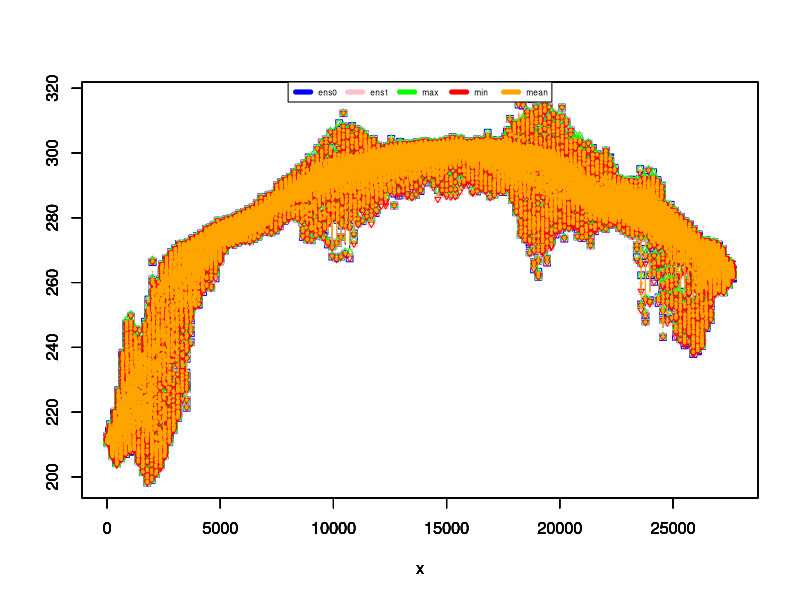
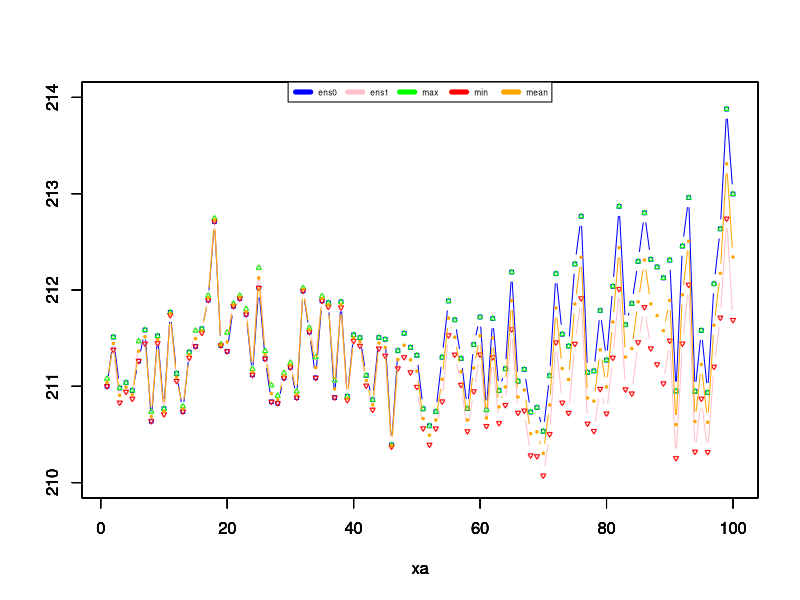
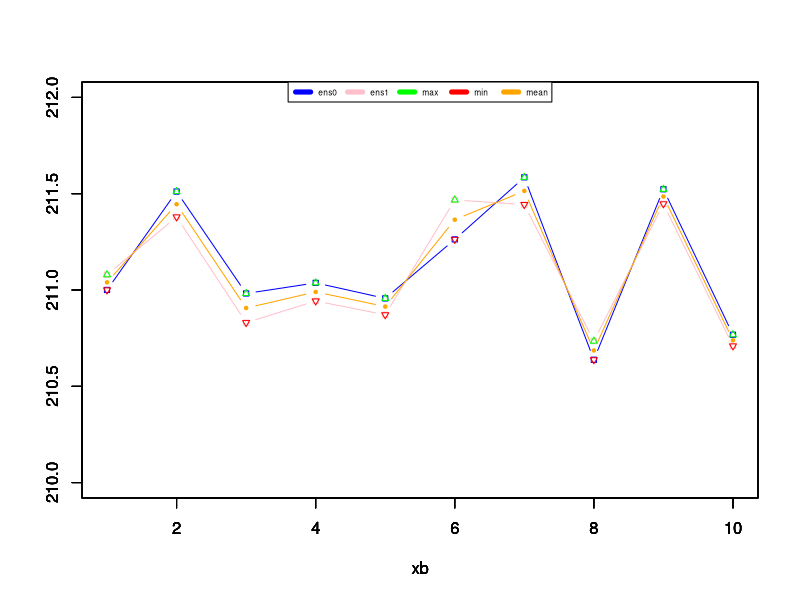
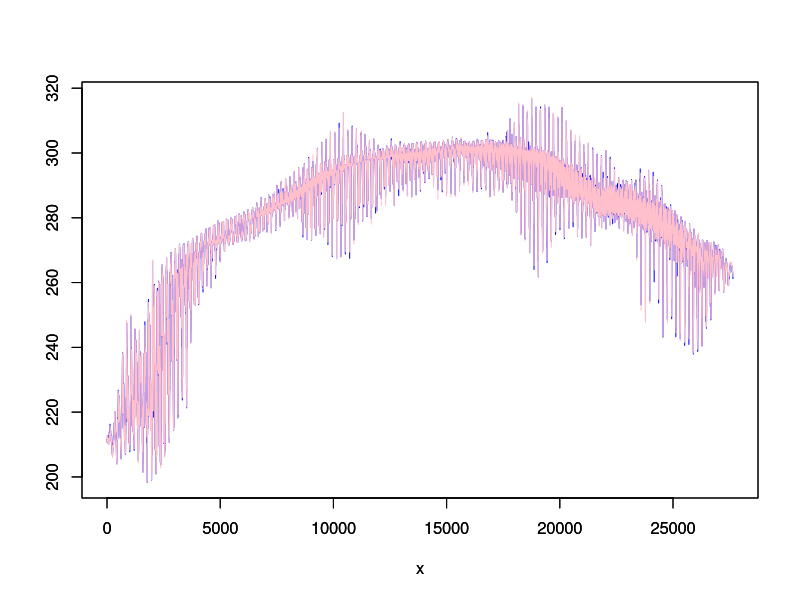
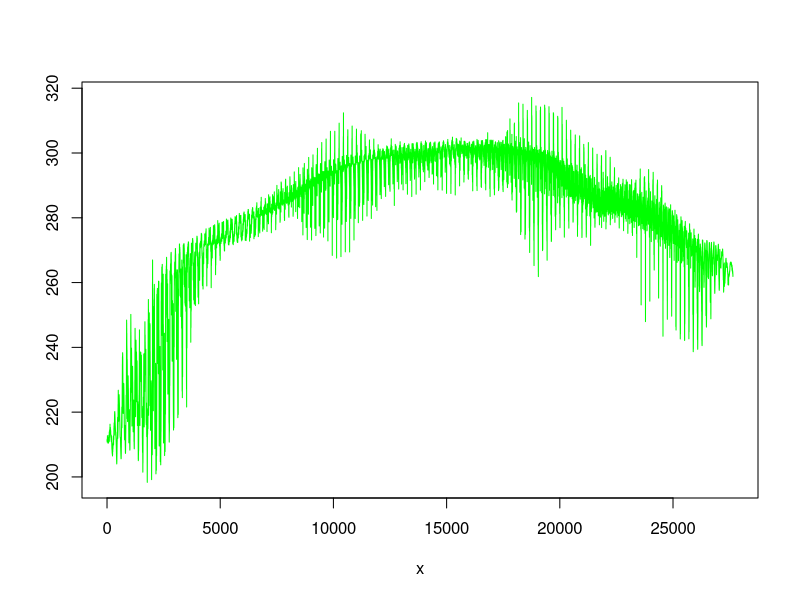
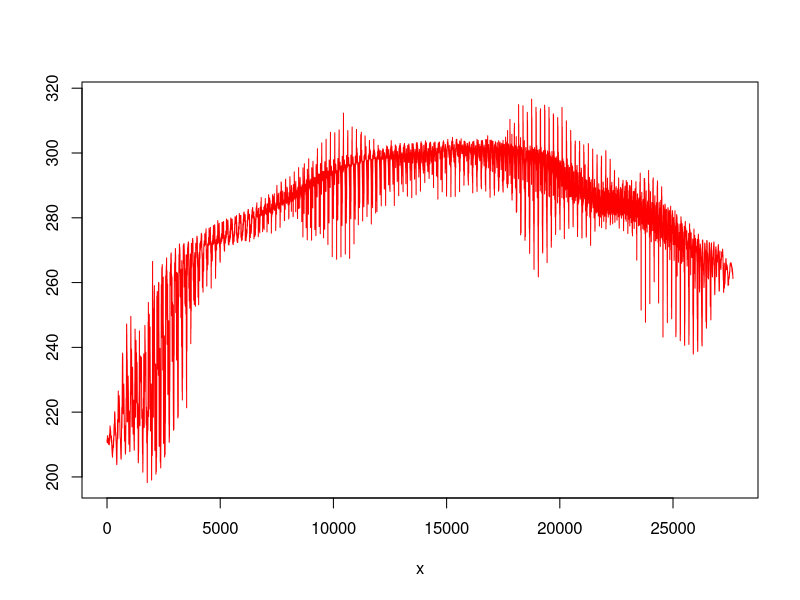
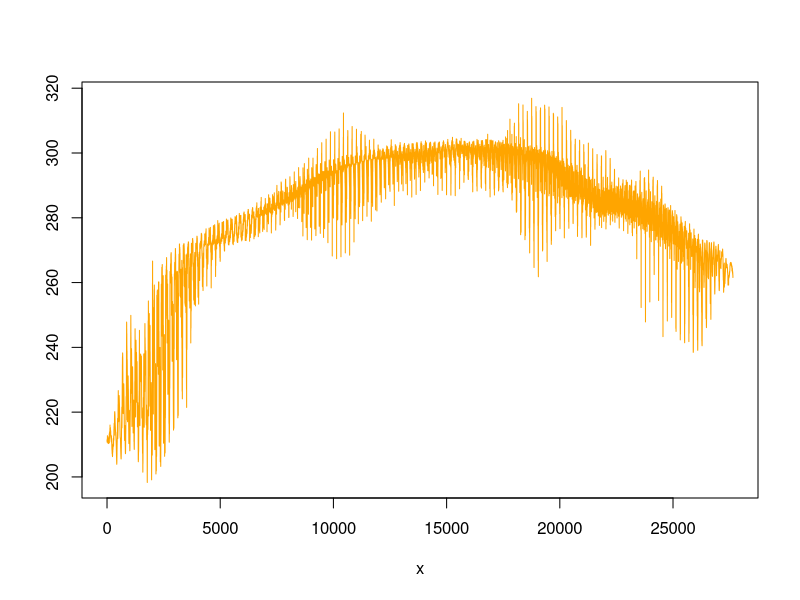
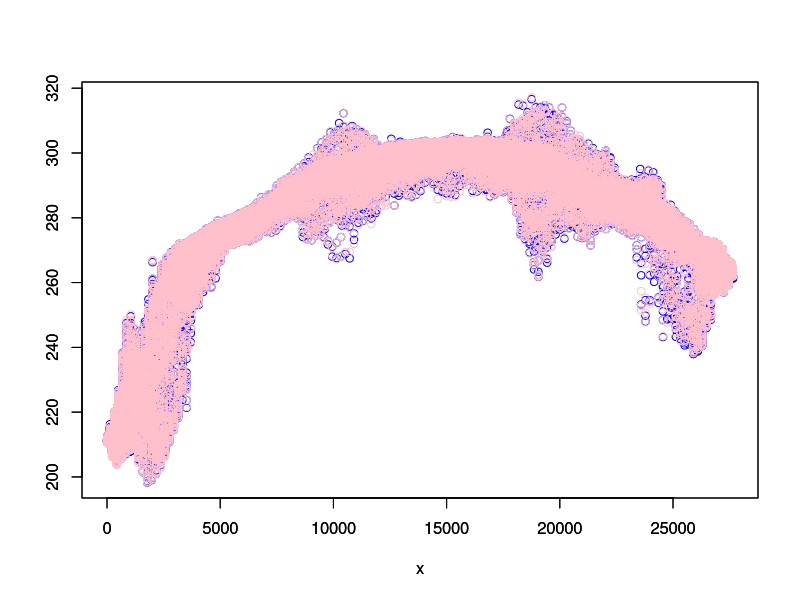

These figures' R source, in order:
#!/usr/bin/env Rscript

# ########################################################

pdf("temp.pdf") # either save all files in one pdf or the files in specific pdfs; find an option to automatise the choice

# temp_inst = read.csv("temp-inst.csv")
# temp_max = read.csv("temp-max.csv")
# temp_min = read.csv("temp-min.csv")
# temp_mean = read.csv("temp-mean.csv")

# data = read.table("test.csv", header=FALSE, sep = ',')
temp_inst1 = read.table("inst12.txt", header=FALSE, sep = ',')
temp_inst2 = read.table("inst22.txt", header=FALSE, sep = ',')
temp_max = read.table("max2.txt", header=FALSE, sep = ',')
temp_min = read.table("min2.txt", header=FALSE, sep = ',')
temp_mean = read.table("mean2.txt", header=FALSE, sep = ',')
temp_stdev = read.table("stdev2.txt", header=FALSE, sep = ',')

x1=length(temp_inst1)
x2=length(temp_inst2)
x3=length(temp_max)
x4=length(temp_min)
x5=length(temp_mean)
x6=length(temp_stdev)

print(x1)
print(x2)
print(x3)
print(x4)
print(x5)
print(x6)

x = seq(1, x1, 1)

lmin = min(temp_inst1,temp_inst2,temp_max,temp_min,temp_mean)
print(lmin)

lmax = max(temp_inst1,temp_inst2,temp_max,temp_min,temp_mean)
print(lmax)

plot(x,temp_inst1,type="b",col="blue",ylim = c(lmin, lmax),ylab="",pch = 0, cex = .9) 
par(new = TRUE)
plot(x,temp_inst2,type="b",col="pink",ylim = c(lmin, lmax),ylab="", pch = 0, cex = .8) 
par(new = TRUE)
plot(x,temp_max,type="p",col="green",ylim = c(lmin, lmax),ylab="", pch = 2, cex = .7) 
par(new = TRUE)
plot(x,temp_min,type="p",col="red",ylim = c(lmin, lmax),ylab="", pch = 6, cex = .6) 
par(new = TRUE)
plot(x,temp_mean,type="b",col="orange",ylim = c(lmin, lmax),ylab="", pch = 20, cex = .5) 
par(new = TRUE)
#lines(x,temp_stdev,col="pink")
plot_colors <- c("blue","pink","green","red","orange") 
par(new = TRUE)
legend(x = "top",inset = 0,
        legend = c("ens0", "ens1","max", "min","mean"), 
        col=plot_colors, lwd=5, cex=.5, horiz = TRUE)


xa = seq(1, 100, 1)


plot(xa,temp_inst1[1:100],type="b",col="blue",ylim = c(210,214),ylab="",pch = 0, cex = .5)
par(new = TRUE)
plot(xa,temp_inst2[1:100],type="b",col="pink",ylim = c(210,214),ylab="",pch = 0, cex = .5)
par(new = TRUE)
plot(xa,temp_max[1:100],type="p",col="green",ylim = c(210,214),ylab="",pch = 2, cex = .5)
par(new = TRUE)
plot(xa,temp_min[1:100],type="p",col="red",ylim = c(210,214),ylab="",pch = 6, cex = .5)
par(new = TRUE)
plot(xa,temp_mean[1:100],type="b",col="orange",ylim = c(210,214),ylab="",pch = 20, cex = .5)
par(new = TRUE)
#lines(x,temp_stdev,col="pink")
plot_colors <- c("blue","pink","green","red","orange")
par(new = TRUE)
legend(x = "top",inset = 0,
        legend = c("ens0", "ens1","max", "min","mean"),
        col=plot_colors, lwd=5, cex=.5, horiz = TRUE)


xb = seq(1, 10, 1)


plot(xb,temp_inst1[1:10],type="b",col="blue",ylim = c(210,212),ylab="",pch = 0, cex = .7)
par(new = TRUE)
plot(xb,temp_inst2[1:10],type="b",col="pink",ylim = c(210,212),ylab="",pch = 0, cex = .7)
par(new = TRUE)
plot(xb,temp_max[1:10],type="p",col="green",ylim = c(210,212),ylab="",pch = 2, cex = .7)
par(new = TRUE)
plot(xb,temp_min[1:10],type="p",col="red",ylim = c(210,212),ylab="",pch = 6, cex = .7)
par(new = TRUE)
plot(xb,temp_mean[1:10],type="b",col="orange",ylim = c(210,212),ylab="",pch = 20, cex = .7)
par(new = TRUE)
#lines(x,temp_stdev,col="pink")
plot_colors <- c("blue","pink","green","red","orange")
par(new = TRUE)
legend(x = "top",inset = 0,
        legend = c("ens0", "ens1","max", "min","mean"),
        col=plot_colors, lwd=5, cex=.5, horiz = TRUE)


plot(x,temp_inst1,type="l",col="blue",ylim = c(lmin, lmax),ylab="")
par(new = TRUE)
plot(x,temp_inst2,type="l",col="pink",ylim = c(lmin, lmax),ylab="")

plot(x,temp_max,type="l",col="green",ylim = c(lmin, lmax),ylab="")

plot(x,temp_min,type="l",col="red",ylim = c(lmin, lmax),ylab="")

plot(x,temp_mean,type="l",col="orange",ylim = c(lmin, lmax),ylab="")


plot(x,temp_inst1,type="p",col="blue",ylim = c(lmin, lmax),ylab="")
par(new = TRUE)
plot(x,temp_inst2,type="p",col="pink",ylim = c(lmin, lmax),ylab="")

plot(x,temp_max,type="p",col="green",ylim = c(lmin, lmax),ylab="")

plot(x,temp_min,type="p",col="red",ylim = c(lmin, lmax),ylab="")

plot(x,temp_mean,type="p",col="orange",ylim = c(lmin, lmax),ylab="")


#dev.off()
print("Graphics constructed with success!")
